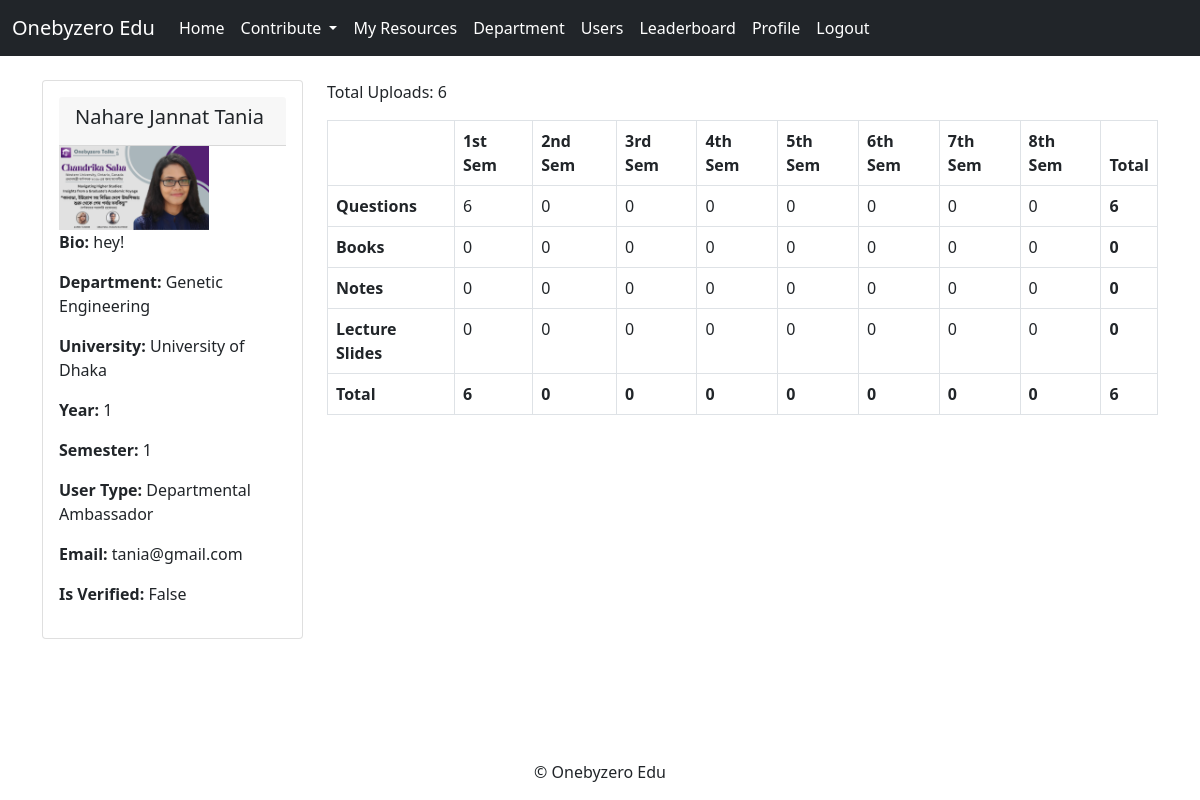
The app's page /account/view_profile/3/ (signed in) with its own data.
### account/models.py (models this page shows)
class Profile(models.Model):
    USER_TYPE_CHOICES = (
        ('student', 'Student'),
        ('batch_ambassador', 'Batch Ambassador'),
        ('departmental_ambassador', 'Departmental Ambassador'),
        ('university_ambassador', 'University Ambassador'),
        ('admin', 'Admin'),
    )
    user = models.OneToOneField(User, on_delete=models.CASCADE)
    user_type = models.CharField(max_length=100, choices=USER_TYPE_CHOICES, default='student')
    bio = models.TextField(blank=True)
    fullname = models.CharField(max_length=100, blank=True)
    nickname = models.CharField(max_length=100, blank=True)
    profile_image = models.ImageField(upload_to='profile_images/', blank=True, null=True)
    email = models.EmailField(max_length=254, blank=True)
    university = models.ForeignKey('study.University', on_delete=models.CASCADE, blank=True, null=True)
    department = models.ForeignKey('study.Department', on_delete=models.CASCADE, blank=True, null=True)
    year = models.PositiveIntegerField(blank=True, null=True)
    semester = models.PositiveIntegerField(blank=True, null=True)
    is_verified = models.BooleanField(default=False)

### study/models.py (models this page shows)
class Department(models.Model):
    name = models.CharField(max_length=100)
    university = models.ForeignKey(University, on_delete=models.CASCADE)
    ambassadors = models.ManyToManyField(User, blank=True)
    def __str__(self):
        return f'{self.name}'

class University(models.Model):
    name = models.CharField(max_length=100)
    def __str__(self):
        return f'{self.name}'

### account/views.py (the view)
# urls.py: path('view_profile/<int:user_id>/', views.view_profile, name='view_profile'),
@login_required
def view_profile(request, user_id):
    user = get_object_or_404(User, id=user_id)
    try:
        profile = Profile.objects.get(user=user)
    except Profile.DoesNotExist:
        pass
    qs_sem1 = Question.objects.filter(uploaded_by=user, course__year=1, course__semester=1).count()
    qs_sem2 = Question.objects.filter(uploaded_by=user, course__year=1, course__semester=2).count()
    qs_sem3 = Question.objects.filter(uploaded_by=user, course__year=2, course__semester=1).count()
    qs_sem4 = Question.objects.filter(uploaded_by=user, course__year=2, course__semester=2).count()
    qs_sem5 = Question.objects.filter(uploaded_by=user, course__year=3, course__semester=1).count()
    qs_sem6 = Question.objects.filter(uploaded_by=user, course__year=3, course__semester=2).count()
    qs_sem7 = Question.objects.filter(uploaded_by=user, course__year=4, course__semester=1).count()
    qs_sem8 = Question.objects.filter(uploaded_by=user, course__year=4, course__semester=2).count()
    qs_total = qs_sem1 + qs_sem2 + qs_sem3 + qs_sem4 + qs_sem5 + qs_sem6 + qs_sem7 + qs_sem8
    books_sem1 = BookModel.objects.filter(uploaded_by=user, course__year=1, course__semester=1).count()
    books_sem2 = BookModel.objects.filter(uploaded_by=user, course__year=1, course__semester=2).count()
    books_sem3 = BookModel.objects.filter(uploaded_by=user, course__year=2, course__semester=1).count()
    books_sem4 = BookModel.objects.filter(uploaded_by=user, course__year=2, course__semester=2).count()
    books_sem5 = BookModel.objects.filter(uploaded_by=user, course__year=3, course__semester=1).count()
    books_sem6 = BookModel.objects.filter(uploaded_by=user, course__year=3, course__semester=2).count()
    books_sem7 = BookModel.objects.filter(uploaded_by=user, course__year=4, course__semester=1).count()
    books_sem8 = BookModel.objects.filter(uploaded_by=user, course__year=4, course__semester=2).count()
    books_total = books_sem1 + books_sem2 + books_sem3 + books_sem4 + books_sem5 + books_sem6 + books_sem7 + books_sem8
    lectures_sem1 = LectureModel.objects.filter(uploaded_by=user, course__year=1, course__semester=1).count()
    lectures_sem2 = LectureModel.objects.filter(uploaded_by=user, course__year=1, course__semester=2).count()
    lectures_sem3 = LectureModel.objects.filter(uploaded_by=user, course__year=2, course__semester=1).count()
    lectures_sem4 = LectureModel.objects.filter(uploaded_by=user, course__year=2, course__semester=2).count()
    lectures_sem5 = LectureModel.objects.filter(uploaded_by=user, course__year=3, course__semester=1).count()
    lectures_sem6 = LectureModel.objects.filter(uploaded_by=user, course__year=3, course__semester=2).count()
    lectures_sem7 = LectureModel.objects.filter(uploaded_by=user, course__year=4, course__semester=1).count()
    lectures_sem8 = LectureModel.objects.filter(uploaded_by=user, course__year=4, course__semester=2).count()
    lectures_total = lectures_sem1 + lectures_sem2 + lectures_sem3 + lectures_sem4 + lectures_sem5 + lectures_sem6 + lectures_sem7 + lectures_sem8
    notes_sem1 = BookModel.objects.filter(uploaded_by=user, course__year=1, course__semester=1).count()
    notes_sem2 = BookModel.objects.filter(uploaded_by=user, course__year=1, course__semester=2).count()
    notes_sem3 = BookModel.objects.filter(uploaded_by=user, course__year=2, course__semester=1).count()
    notes_sem4 = BookModel.objects.filter(uploaded_by=user, course__year=2, course__semester=2).count()
    notes_sem5 = BookModel.objects.filter(uploaded_by=user, course__year=3, course__semester=1).count()
    notes_sem6 = BookModel.objects.filter(uploaded_by=user, course__year=3, course__semester=2).count()
    notes_sem7 = BookModel.objects.filter(uploaded_by=user, course__year=4, course__semester=1).count()
    notes_sem8 = BookModel.objects.filter(uploaded_by=user, course__year=4, course__semester=2).count()
    notes_total = notes_sem1 + notes_sem2 + notes_sem3 + notes_sem4 + notes_sem5 + notes_sem6 + notes_sem7 + notes_sem8
    total_uploads = sum([qs_total, books_total, lectures_total, notes_total], 0)
    all_sem1 = sum([qs_sem1, books_sem1, lectures_sem1, notes_sem1], 0)
    all_sem2 = sum([qs_sem2, books_sem2, lectures_sem2, notes_sem2], 0)
    all_sem3 = sum([qs_sem3, books_sem3, lectures_sem3, notes_sem3], 0)
    all_sem4 = sum([qs_sem4, books_sem4, lectures_sem4, notes_sem4], 0)
    all_sem5 = sum([qs_sem5, books_sem5, lectures_sem5, notes_sem5], 0)
    all_sem6 = sum([qs_sem6, books_sem6, lectures_sem6, notes_sem6], 0)
    all_sem7 = sum([qs_sem7, books_sem7, lectures_sem7, notes_sem7], 0)
    all_sem8 = sum([qs_sem8, books_sem8, lectures_sem8, notes_sem8], 0)
    context = {
        'profile': profile,
        'viewed_user': user,
        'qs_sem1': qs_sem1,
        'qs_sem2': qs_sem2,
        'qs_sem3': qs_sem3,
        'qs_sem4': qs_sem4,
        'qs_sem5': qs_sem5,
        'qs_sem6': qs_sem6,
        'qs_sem7': qs_sem7,
        'qs_sem8': qs_sem8,
        'qs_total': qs_total,
        'books_sem1': books_sem1,
        'books_sem2': books_sem2,
        'books_sem3': books_sem3,
        'books_sem4': books_sem4,
        'books_sem5': books_sem5,
        'books_sem6': books_sem6,
        'books_sem7': books_sem7,
        'books_sem8': books_sem8,
        'books_total': books_total,
        'lectures_sem1': lectures_sem1,
        'lectures_sem2': lectures_sem2,
        'lectures_sem3': lectures_sem3,
        'lectures_sem4': lectures_sem4,
        'lectures_sem5': lectures_sem5,
        'lectures_sem6': lectures_sem6,
        'lectures_sem7': lectures_sem7,
        'lectures_sem8': lectures_sem8,
        'lectures_total': lectures_total,
        'notes_sem1': notes_sem1,
        'notes_sem2': notes_sem2,
        'notes_sem3': notes_sem3,
        'notes_sem4': notes_sem4,
        'notes_sem5': notes_sem5,
        'notes_sem6': notes_sem6,
        'notes_sem7': notes_sem7,
        'notes_sem8': notes_sem8,
        'notes_total': notes_total,
        'total_uploads': total_uploads,
        'all_sem1': all_sem1,
        'all_sem2': all_sem2,
        'all_sem3': all_sem3,
        'all_sem4': all_sem4,
        'all_sem5': all_sem5,
        'all_sem6': all_sem6,
        'all_sem7': all_sem7,
        'all_sem8': all_sem8,
    }
    return render(request, 'profile/view_profile.html', context)

### study/context_processors/view_profile_context_processors.py (called while the page is built, shortened)
def view_profile_contributions(request):
    user_id = request.GET.get('user_id')
    print(f'user_idddddddddddddddd', user_id)
    if user_id:
        user = get_object_or_404(User, user_id=user_id)
        return {'user': user}
    else:
        return {}

### account/templates/profile/view_profile.html (shortened to what this page needs)
{% extends "base.html" %}
{% block content %}
<div class="container mt-4">
    <div class="row">
        <div class="col-md-3">
            <div class="card">
                <div class="card-body">
                    <div class="card-header d-flex justify-content-between align-items-center">
                        <h5>{{ profile.fullname }}</h5>
                    </div>
                    <div class="profile-section">
                        {% if profile.profile_image %}
                        <div class="profile-image-container">
                            <img src="{{ profile.profile_image.url }}" alt="Profile Image" class="profile-image" style="width: 150px;">
                        </div>
                        {% endif %}
                        <div class="profile-details">
                          <p><strong>Bio:</strong> {{ profile.bio }}</p>
                          <p><strong>Department:</strong> {{ profile.department }}</p>
                          <p><strong>University:</strong> {{ profile.university }}</p>
                          <p><strong>Year:</strong> {{ profile.year }}</p>
                          <p><strong>Semester:</strong> {{ profile.semester }}</p>
                            <p><strong>User Type:</strong> {{ profile.get_user_type_display }}</p>
                            <p><strong>Email:</strong> {{ profile.email }}</p>
                            <p><strong>Is Verified: </strong>{{ profile.is_verified }}</p>
                        </div>
                    </div>
                </div>
            </div>
        </div>
        <div class="col-md-9">
            <p>Total Uploads: {{ total_uploads }}</p>
            <table class="table table-bordered">
                <thead>
                  <tr>
                    <th scope="col"></th>
                    <th scope="col">1st Sem</th>
                    <th scope="col">2nd Sem</th>
                    <th scope="col">3rd Sem</th>
                    <th scope="col">4th Sem</th>
                    <th scope="col">5th Sem</th>
                    <th scope="col">6th Sem</th>
                    <th scope="col">7th Sem</th>
                    <th scope="col">8th Sem</th>
                    <th scope="col">Total</th>
                  </tr>
                </thead>
                <tbody>
                  <tr>
                    <th scope="row">Questions</th>
                    <td> {{ qs_sem1 }}</td>
                    <td>{{ qs_sem2 }}</td>
                    <td>{{ qs_sem3 }}</td>
                    <td>{{ qs_sem4 }}</td>
                    <td>{{ qs_sem5 }}</td>
                    <td>{{ qs_sem6 }}</td>
                    <td>{{ qs_sem7 }}</td>
                    <td>{{ qs_sem8 }}</td>
                   <td><strong>{{ qs_total }}</strong></td>
                  </tr>
                  <tr>
                    <th scope="row">Books</th>
                    <td>{{books_sem1}}</td>
                    <td>{{books_sem2}}</td>
                    <td>{{books_sem3}}</td>
                    <td>{{books_sem4}}</td>
                    <td>{{books_sem5}}</td>
                    <td>{{books_sem6}}</td>
                    <td>{{books_sem7}}</td>
                    <td>{{books_sem8}}</td>
                    <td><strong>{{books_total}}</strong></td>
                  </tr>
                  <tr>
                    <th scope="row">Notes</th>
                    <td>{{notes_sem1}}</td>
                    <td>{{notes_sem2}}</td>
                    <td>{{notes_sem3}}</td>
                    <td>{{notes_sem4}}</td>
                    <td>{{notes_sem5}}</td>
                    <td>{{notes_sem6}}</td>
                    <td>{{notes_sem7}}</td>
                    <td>{{notes_sem8}}</td>
                    <td><strong>{{notes_total}}</strong></td>
                  </tr>
                  <tr>
                    <th scope="row">Lecture Slides</th>
                    <td>{{lectures_sem1}}</td>
                    <td>{{lectures_sem2}}</td>
                    <td>{{lectures_sem3}}</td>
                    <td>{{lectures_sem4}}</td>
                    <td>{{lectures_sem5}}</td>
                    <td>{{lectures_sem6}}</td>
                    <td>{{lectures_sem7}}</td>
                    <td>{{lectures_sem8}}</td>
                    <td><strong>{{lectures_total}}</strong></td>
                  </tr>
                <tr>
                    <th scope="row">Total</th>
                    <td><strong>{{all_sem1}}<strong/></td>
                    <td><strong>{{all_sem2}}<strong/></td>
                    <td><strong>{{all_sem3}}<strong/></td>
                    <td><strong>{{all_sem4}}<strong/></td>
                    <td><strong>{{all_sem5}}<strong/></td>
                    <td><strong>{{all_sem6}}<strong/></td>
                    <td><strong>{{all_sem7}}<strong/></td>
                    <td><strong>{{all_sem8}}<strong/></td>
                    <td><strong>{{total_uploads}}<strong/></td>
                  </tr>
                </tbody>
              </table>
        </div>
    </div>
</div>
{% endblock %}

### records on screen
Profile: fullname "Nahare Jannat Tania", profile_image (picture), bio "hey!", department "Genetic Engineering", university "University of Dhaka", year "1", semester "1", user_type "Departmental Ambassador", email "tania@gmail.com", is_verified "False"

### other values on screen
{{ total_uploads }} "6"
{{ qs_sem1 }} "6"
{{ qs_sem2 }} "0"
{{ qs_sem3 }} "0"
{{ qs_sem4 }} "0"
{{ qs_sem5 }} "0"
{{ qs_sem6 }} "0"
{{ qs_sem7 }} "0"
{{ qs_sem8 }} "0"
{{ qs_total }} "6"
{{ books_sem1 }} "0"
{{ books_sem2 }} "0"
{{ books_sem3 }} "0"
{{ books_sem4 }} "0"
{{ books_sem5 }} "0"
